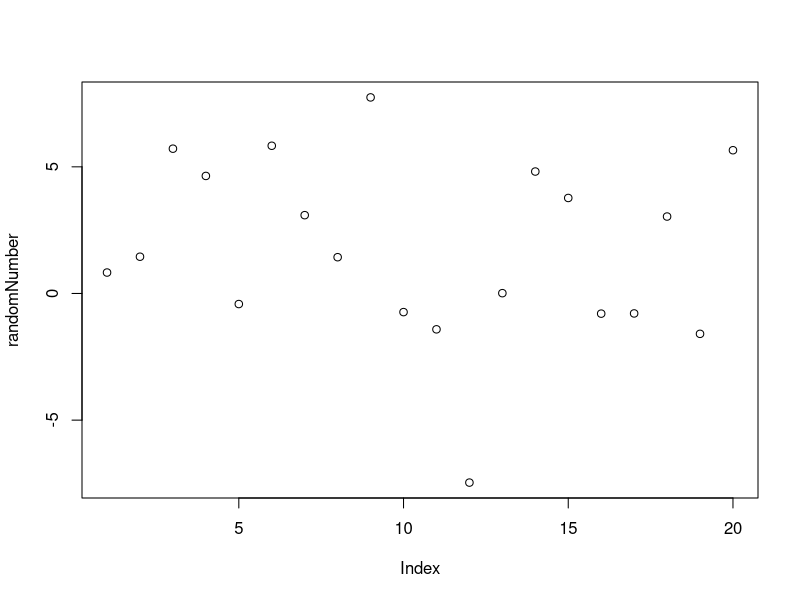

Source code (R): (Note: this script raises an error after producing the figure.)
print("helloWorld")
x <- rnorm(50)
randomNumber <- rnorm(20, mean = 2, sd = 4)
plot(randomNumber)
plot(loadedObject)
m <- c(3,5)
